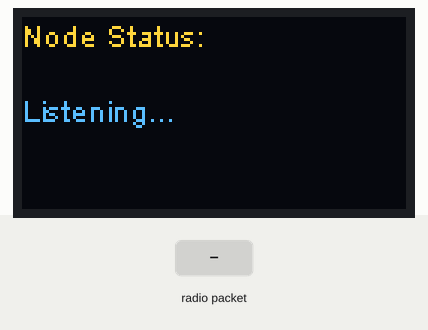
Recording of a program running on a simulated ESP32. Shown: 128×64 one-colour display. The test bench sets the inputs (shaded band). The OLED is the two-colour kind (top 16 rows yellow); no radio packets arrive unless stated; what the program prints to the serial monitor is not drawn.

Above: at 1.2 s.
1.3 s: radio packet "START:9999999" arrives
At 2.2 s:
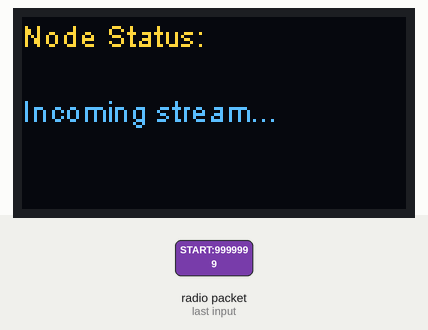
2.8 s: radio packet "END" arrives
At 3.5 s:
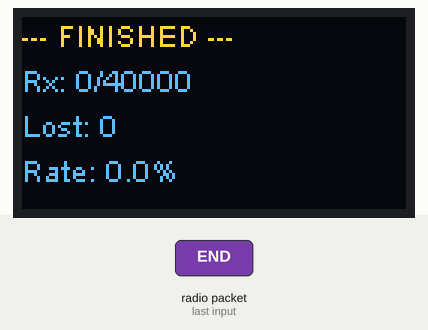
4.3 s: radio packet "START:" arrives
At 5.7 s:
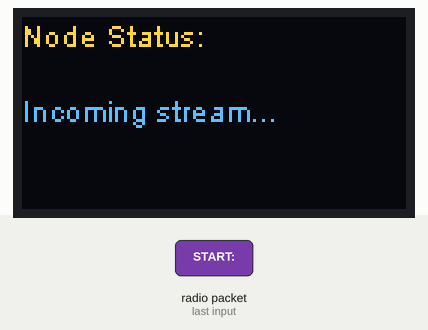
Timing chart, 0 to 7.3 s (numbered marks = the images above; inputs shaded):
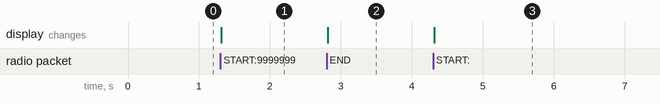

The program:

main.cpp
```cpp
#include <SPI.h>
#include <LoRa.h>
#include <SSD1306Wire.h>

// ================= HARDWARE PINS (T3 V1.6.1) =================
#define LORA_SCK     5
#define LORA_MISO    19
#define LORA_MOSI    27
#define LORA_CS      18
#define LORA_RST     23
#define LORA_DIO0    26

#define OLED_SDA     21
#define OLED_SCL     22
#define OLED_ADDR    0x3C

// ================= GLOBALS =================
SSD1306Wire display(OLED_ADDR, OLED_SDA, OLED_SCL);

bool isReceiving = false;
int totalExpectedPackets = 0;
int validPacketsReceived = 0;
int highestIdReceived = -1;
int lostPackets = 0;

void showStatus(String s) {
  display.clear();
  display.setFont(ArialMT_Plain_10);
  display.drawString(0, 0, "Node Status:");
  display.drawString(0, 25, s);
  display.display();
}

// ================= FUNCTIONS =================

void processPacket(int packetSize) {
  uint8_t buffer[256];
  int i = 0;

  while (LoRa.available()) {
    buffer[i++] = LoRa.read();
  }

  String strData = "";
  // Read up to 24 characters to safely capture "START:9999999"
  int limit = (i < 24) ? i : 24;
  for(int k=0; k<limit; k++) {
    strData += (char)buffer[k];
  }

  // --- COMMAND: START ---
  if (strData.startsWith("START:")) {
    String sizeStr = strData.substring(6);
    size_t fileSize = sizeStr.toInt();

    // Gateway uses 250 bytes per packet.
    totalExpectedPackets = (fileSize / 250) + 1;

    // Reset our profiling counters
    isReceiving = true;
    validPacketsReceived = 0;
    highestIdReceived = -1;
    lostPackets = 0;

    Serial.printf("START received. Expecting %d packets.\n", totalExpectedPackets);
    showStatus("Incoming stream...");
    return;
  }

  // --- COMMAND: END ---
  if (strData.startsWith("END")) {
    if (isReceiving) {
      isReceiving = false;

      // Calculate final stats
      float finalCorruptRate = ((float)lostPackets / (float)totalExpectedPackets) * 100.0;

      Serial.println("\n--- STREAM FINISHED ---");
      Serial.printf("Expected: %d\n", totalExpectedPackets);
      Serial.printf("Received: %d\n", validPacketsReceived);
      Serial.printf("Lost/Corrupted: %d\n", lostPackets);
      Serial.printf("Corruption Rate: %.2f%%\n", finalCorruptRate);

      // Final OLED Display
      display.clear();
      display.setFont(ArialMT_Plain_10);
      display.drawString(0, 0, "--- FINISHED ---");
      display.drawString(0, 15, "Rx: " + String(validPacketsReceived) + "/" + String(totalExpectedPackets));
      display.drawString(0, 30, "Lost: " + String(lostPackets));
      display.drawString(0, 45, "Rate: " + String(finalCorruptRate, 1) + "%");
      display.display();

      // =========================================================
      // PLACEHOLDER FOR CORRUPTION FIX (NACK / RETRY LOGIC)
      // =========================================================
      if (lostPackets > 0) {
        Serial.println("[PLACEHOLDER] Generating list of missing IDs...");
        Serial.println("[PLACEHOLDER] Sending NACK back to Gateway...");
        // TODO: Build the missing packet array and send request via LoRa TX
      } else {
        Serial.println("[PLACEHOLDER] 100% Intact. Executing OTA Flash...");
      }
      // =========================================================
    }
    return;
  }

  // --- DATA PACKET HANDLING ---
  if (isReceiving && i >= 3) {
    // 1. Extract the 2-byte Sequence ID
    uint16_t packetId = (buffer[0] << 8) | buffer[1];

    // 2. Track the highest ID we've seen to detect gaps
    if (packetId > highestIdReceived) {
      highestIdReceived = packetId;
    }

    validPacketsReceived++;

    // 3. Calculate how many we've lost so far
    // If highest ID is 10, we SHOULD have received 11 packets (0 through 10)
    int expectedUpToNow = highestIdReceived + 1;
    lostPackets = expectedUpToNow - validPacketsReceived;

    // 4. Update OLED every 10 packets to keep UI responsive
    if (validPacketsReceived % 10 == 0) {
      float currentCorruptRate = ((float)lostPackets / (float)expectedUpToNow) * 100.0;

      display.clear();
      display.setFont(ArialMT_Plain_10);
      display.drawString(0, 0, "Receiving OTA...");

      // e.g., "Pkts: 450 / 2000"
      display.drawString(0, 15, "Pkts: " + String(validPacketsReceived) + " / " + String(totalExpectedPackets));

      // e.g., "Corrupted: 23"
      display.drawString(0, 30, "Corrupted: " + String(lostPackets));

      // e.g., "Rate: 4.8%"
      display.drawString(0, 45, "Rate: " + String(currentCorruptRate, 1) + "%");
      display.display();

      Serial.printf("ID: %d | Rx: %d | Lost: %d | Rate: %.1f%%\n", packetId, validPacketsReceived, lostPackets, currentCorruptRate);
    }
  }
}


void setup() {
  Serial.begin(115200);

  // 1. Init OLED
  // pinMode(16, OUTPUT);
  // digitalWrite(16, LOW); delay(50); digitalWrite(16, HIGH);
  display.init();
  display.flipScreenVertically();
  display.setFont(ArialMT_Plain_10);
  showStatus("Node Booting...");

  // 2. Init LoRa
  SPI.begin(LORA_SCK, LORA_MISO, LORA_MOSI, LORA_CS);
  LoRa.setPins(LORA_CS, LORA_RST, LORA_DIO0);

  if (!LoRa.begin(923E6)) {
    Serial.println("LoRa Init Failed!");
    showStatus("LoRa Fail!");
    while(1);
  }

  // MATCH GATEWAY EXACTLY
  LoRa.setSpreadingFactor(7);
  LoRa.setSignalBandwidth(125E3);
  LoRa.setCodingRate4(5);

  Serial.println("Node Ready. Profiling Mode.");
  showStatus("Listening...");
}

void loop() {
  int packetSize = LoRa.parsePacket();
  if (packetSize) {
    processPacket(packetSize);
  }
}
```

Measured:
- after the input at 1.3 s, the display: changes at once (image 1)
- after the input at 2.8 s, the display: changes at once (image 2)
- after the input at 4.3 s, the display: changes at once (image 3)
